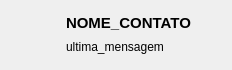
<?xml version="1.0" encoding="UTF-8"?>
<ui version="4.0">
 <class>Form</class>
 <widget class="QWidget" name="Form">
  <property name="geometry">
   <rect>
    <x>0</x>
    <y>0</y>
    <width>232</width>
    <height>70</height>
   </rect>
  </property>
  <property name="windowTitle">
   <string>Form</string>
  </property>
  <widget class="QWidget" name="template_contato" native="true">
   <property name="geometry">
    <rect>
     <x>0</x>
     <y>0</y>
     <width>232</width>
     <height>70</height>
    </rect>
   </property>
   <property name="maximumSize">
    <size>
     <width>16777215</width>
     <height>70</height>
    </size>
   </property>
   <property name="cursor">
    <cursorShape>PointingHandCursor</cursorShape>
   </property>
   <property name="styleSheet">
    <string notr="true"/>
   </property>
   <layout class="QHBoxLayout" name="horizontalLayout_9">
    <property name="leftMargin">
     <number>0</number>
    </property>
    <property name="topMargin">
     <number>5</number>
    </property>
    <property name="rightMargin">
     <number>0</number>
    </property>
    <property name="bottomMargin">
     <number>5</number>
    </property>
    <item>
     <widget class="QLabel" name="foto_cntt">
      <property name="sizePolicy">
       <sizepolicy hsizetype="Fixed" vsizetype="Preferred">
        <horstretch>0</horstretch>
        <verstretch>0</verstretch>
       </sizepolicy>
      </property>
      <property name="maximumSize">
       <size>
        <width>60</width>
        <height>16777215</height>
       </size>
      </property>
      <property name="cursor">
       <cursorShape>PointingHandCursor</cursorShape>
      </property>
      <property name="text">
       <string/>
      </property>
      <property name="pixmap">
       <pixmap resource="../../imagens/imgs.qrc">:/imgs/logo_new_te.png</pixmap>
      </property>
      <property name="scaledContents">
       <bool>true</bool>
      </property>
     </widget>
    </item>
    <item>
     <widget class="QWidget" name="widget_27" native="true">
      <property name="cursor">
       <cursorShape>PointingHandCursor</cursorShape>
      </property>
      <layout class="QVBoxLayout" name="verticalLayout_30">
       <property name="spacing">
        <number>6</number>
       </property>
       <property name="leftMargin">
        <number>0</number>
       </property>
       <property name="topMargin">
        <number>9</number>
       </property>
       <property name="rightMargin">
        <number>0</number>
       </property>
       <property name="bottomMargin">
        <number>9</number>
       </property>
       <item>
        <widget class="QLabel" name="nome_salvo">
         <property name="cursor">
          <cursorShape>PointingHandCursor</cursorShape>
         </property>
         <property name="text">
          <string>&lt;html&gt;&lt;head/&gt;&lt;body&gt;&lt;p&gt;&lt;span style=&quot; font-size:11pt; font-weight:600;&quot;&gt;NOME_CONTATO&lt;/span&gt;&lt;/p&gt;&lt;/body&gt;&lt;/html&gt;</string>
         </property>
        </widget>
       </item>
       <item>
        <widget class="QLabel" name="ultima_mensagem">
         <property name="cursor">
          <cursorShape>PointingHandCursor</cursorShape>
         </property>
         <property name="styleSheet">
          <string notr="true">font-weight: normal ;</string>
         </property>
         <property name="text">
          <string>ultima_mensagem</string>
         </property>
        </widget>
       </item>
      </layout>
     </widget>
    </item>
   </layout>
  </widget>
 </widget>
 <resources>
  <include location="../../imagens/imgs.qrc"/>
  <include location="../../../../../../Program Files/JetBrains/PyCharm Community Edition 2024.3.1/imagens/imgs.qrc"/>
 </resources>
 <connections/>
</ui>
